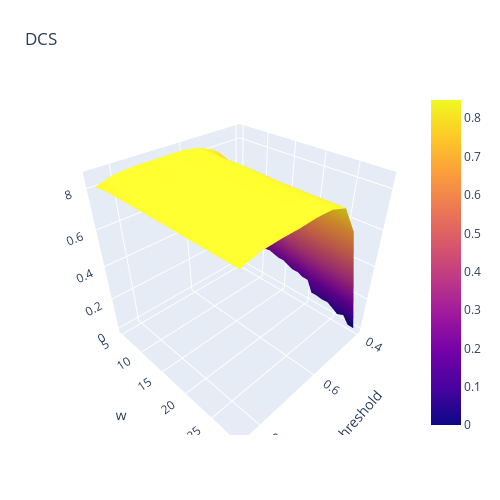

Source (notebook cell):
### Code cell
fig = go.Figure(data=[go.Surface(z=2*(nu)*(1-cnts/cnts.max())/((nu)+(1-cnts/cnts.max())), x=ts, y=ws)])
fig.update_layout(title='DCS', autosize=False,
                  width=500, height=500,
                  margin=dict(l=65, r=50, b=65, t=90), scene = dict(
                    yaxis_title='w',
                    xaxis_title='threshold',
                    zaxis_title='f1'))

### Figure 1 — Plotly figure (JSON) as saved in the notebook; plotly's stock layout.template omitted (floating-point values rounded to 4 significant figures; data arrays with more than 128 entries replaced by an {"elided": "..."} marker saying what was removed)
{"data": [{"type": "surface", "x": [0.4, 0.45, 0.5, 0.55, 0.6, 0.65, 0.7, 0.75, 0.8, 0.85], "y": [5, 6, 7, 8, 9, 10, 11, 12, 13, 14, 15, 16, 17, 18, 19, 20, 21, 22, 23, 24, 25, 26, 27, 28, 29], "z": {"elided": "25x10 float values"}}], "layout": {"autosize": false, "height": 500, "margin": {"b": 65, "l": 65, "r": 50, "t": 90}, "scene": {"xaxis": {"title": {"text": "threshold"}}, "yaxis": {"title": {"text": "w"}}, "zaxis": {"title": {"text": "f1"}}}, "title": {"text": "DCS"}, "width": 500}}
